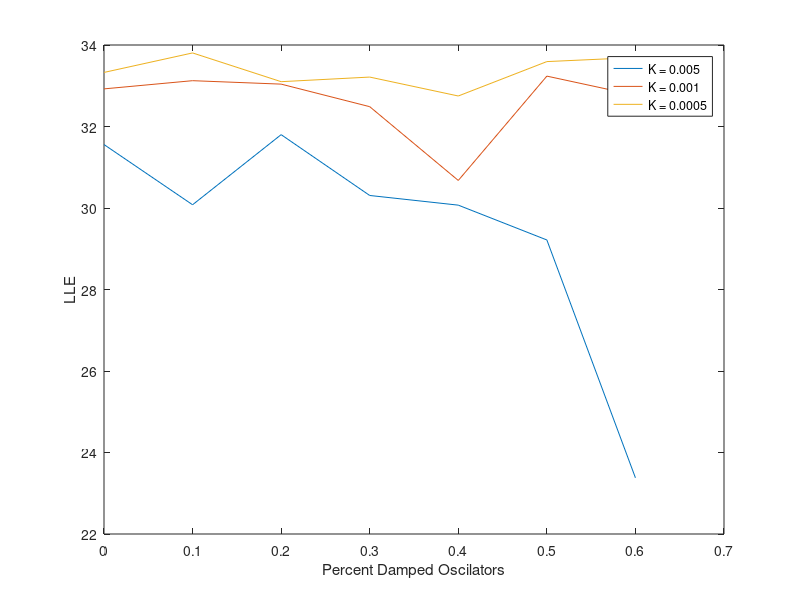

MATLAB code to generate this figure:

% light intensity is strong - 0.005
  
  % LLE matrix format : original period - LLE
  LLEs = [34.10    31.65
          34.95    30.92
          34.00    31.80
          33.70    30.04
          34.78    30.76
          33.40    28.70
          33.1     22.76
  ];
        
difs = LLEs(:,1) - LLEs(:,2);
normalized_lle = 34*(1-difs./LLEs(:,1));

        
% light intensity is moderate 0.001
  
  LLE1s = [34.10  33.02 
           34.95  34.05
           34.00  33.04
           33.70  32.2
           34.78  31.38
           33.40  32.65
           33.1   31.90
  ];

difs = LLE1s(:,1) - LLE1s(:,2);
normalized_lle1 = 34*(1-difs./LLE1s(:,1));

        
% light intensity is weak 0.0005

  LLE2s = [34.10  33.425
           34.95  34.75 
           34.00  33.1
           33.70  32.92
           34.78  33.50
           33.40  33.00
           33.1   32.80
          
           
           ];

difs = LLE2s(:,1) - LLE2s(:,2);
normalized_lle2 = 34*(1-difs./LLE2s(:,1));

t = [0
      0.1
      0.2
      0.3
      0.4
      0.5
      0.6];

figure;
plot( t, normalized_lle);

hold on;
plot( t, normalized_lle1);
plot( t, normalized_lle2);

xlabel('Percent Damped Oscilators');
ylabel('LLE');
legend('K = 0.005', 'K = 0.001', 'K = 0.0005');